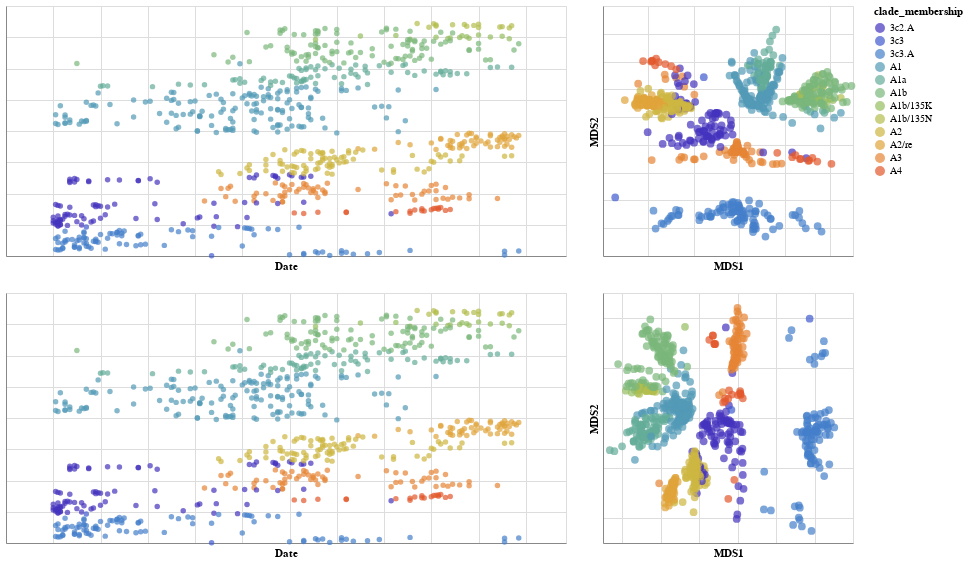

Notebook cell for this chart:
### Code cell
domain =  sorted(merged_mds_df_ha["clade_membership"].drop_duplicates().values)
range_ = colors[len(domain):len(domain)+1].dropna(axis=1).values.tolist()[0]
list_of_chart_ha = linking_tree_with_plots_brush(merged_mds_df_ha,['mds1','mds2'],["MDS1", "MDS2"], 'clade_membership:N', ['strain','clade_membership'], domain, range_)
chart_ha = list_of_chart_ha[0]|list_of_chart_ha[1]
domain =  sorted(merged_mds_df_concatenated["clade_membership"].drop_duplicates().values)
range_ = colors[len(domain):len(domain)+1].dropna(axis=1).values.tolist()[0]
list_of_chart_concatenated = linking_tree_with_plots_brush(merged_mds_df_concatenated,['mds1','mds2'],["MDS1", "MDS2"], 'clade_membership:N', ['strain','clade_membership'], domain, range_)
chart_concat = list_of_chart_concatenated[0]|list_of_chart_concatenated[1]
alt.vconcat(chart_ha, chart_concat)

### Figure 1 — Vega-Lite specification as saved in the notebook (floating-point values rounded to 4 significant figures; data arrays with more than 128 entries replaced by an {"elided": "..."} marker saying what was removed)
{"config": {"view": {"continuousWidth": 400, "continuousHeight": 300}}, "vconcat": [{"hconcat": [{"mark": "circle", "encoding": {"color": {"condition": {"type": "nominal", "field": "clade_membership", "scale": {"domain": ["3c2.A", "3c3", "3c3.A", "A1", "A1a", "A1b", "A1b/135K", "A1b/135N", "A2", "A2/re", "A3", "A4"], "range": ["#4433BE", "#3E5ACF", "#457FCB", "#529AB6", "#64AD98", "#7BB77A", "#96BD60", "#B3BD4D", "#CDB642", "#DFA43B", "#E68434", "#E2582C", "#DB2823"]}, "selection": "selector006"}, "value": "gray"}, "tooltip": [{"type": "nominal", "field": "strain"}, {"type": "nominal", "field": "clade_membership"}], "x": {"type": "quantitative", "axis": {"labels": false, "ticks": false}, "field": "date", "scale": {"domain": [2016.0, 2018.0]}, "title": "Date"}, "y": {"type": "quantitative", "axis": {"labels": false, "ticks": false}, "field": "y", "title": ""}}, "height": 250, "selection": {"selector006": {"type": "interval", "resolve": "global"}}, "width": 560}, {"mark": {"type": "circle", "size": 60}, "encoding": {"color": {"condition": {"type": "nominal", "field": "clade_membership", "scale": {"domain": ["3c2.A", "3c3", "3c3.A", "A1", "A1a", "A1b", "A1b/135K", "A1b/135N", "A2", "A2/re", "A3", "A4"], "range": ["#4433BE", "#3E5ACF", "#457FCB", "#529AB6", "#64AD98", "#7BB77A", "#96BD60", "#B3BD4D", "#CDB642", "#DFA43B", "#E68434", "#E2582C", "#DB2823"]}, "selection": "selector006"}, "value": "gray"}, "tooltip": [{"type": "nominal", "field": "strain"}, {"type": "nominal", "field": "clade_membership"}], "x": {"type": "quantitative", "axis": {"labels": false, "ticks": false}, "field": "mds1", "title": "MDS1"}, "y": {"type": "quantitative", "axis": {"labels": false, "ticks": false}, "field": "mds2", "title": "MDS2"}}, "height": 250, "selection": {"selector006": {"type": "interval", "resolve": "global"}}, "width": 250}], "data": {"name": "data-222c7cc1e6b35e77650d93f83de39af2"}}, {"hconcat": [{"mark": "circle", "encoding": {"color": {"condition": {"type": "nominal", "field": "clade_membership", "scale": {"domain": ["3c2.A", "3c3", "3c3.A", "A1", "A1a", "A1b", "A1b/135K", "A1b/135N", "A2", "A2/re", "A3", "A4"], "range": ["#4433BE", "#3E5ACF", "#457FCB", "#529AB6", "#64AD98", "#7BB77A", "#96BD60", "#B3BD4D", "#CDB642", "#DFA43B", "#E68434", "#E2582C", "#DB2823"]}, "selection": "selector007"}, "value": "gray"}, "tooltip": [{"type": "nominal", "field": "strain"}, {"type": "nominal", "field": "clade_membership"}], "x": {"type": "quantitative", "axis": {"labels": false, "ticks": false}, "field": "date", "scale": {"domain": [2016.0, 2018.0]}, "title": "Date"}, "y": {"type": "quantitative", "axis": {"labels": false, "ticks": false}, "field": "y", "title": ""}}, "height": 250, "selection": {"selector007": {"type": "interval", "resolve": "global"}}, "width": 560}, {"mark": {"type": "circle", "size": 60}, "encoding": {"color": {"condition": {"type": "nominal", "field": "clade_membership", "scale": {"domain": ["3c2.A", "3c3", "3c3.A", "A1", "A1a", "A1b", "A1b/135K", "A1b/135N", "A2", "A2/re", "A3", "A4"], "range": ["#4433BE", "#3E5ACF", "#457FCB", "#529AB6", "#64AD98", "#7BB77A", "#96BD60", "#B3BD4D", "#CDB642", "#DFA43B", "#E68434", "#E2582C", "#DB2823"]}, "selection": "selector007"}, "value": "gray"}, "tooltip": [{"type": "nominal", "field": "strain"}, {"type": "nominal", "field": "clade_membership"}], "x": {"type": "quantitative", "axis": {"labels": false, "ticks": false}, "field": "mds1", "title": "MDS1"}, "y": {"type": "quantitative", "axis": {"labels": false, "ticks": false}, "field": "mds2", "title": "MDS2"}}, "height": 250, "selection": {"selector007": {"type": "interval", "resolve": "global"}}, "width": 250}], "data": {"name": "data-0d2ed39fa1e6f8e3599c7d6e4df7adc3"}}], "$schema": "https://vega.github.io/schema/vega-lite/v4.8.1.json", "datasets": {"data-222c7cc1e6b35e77650d93f83de39af2": {"elided": "744 records"}, "data-0d2ed39fa1e6f8e3599c7d6e4df7adc3": {"elided": "744 records"}}}
